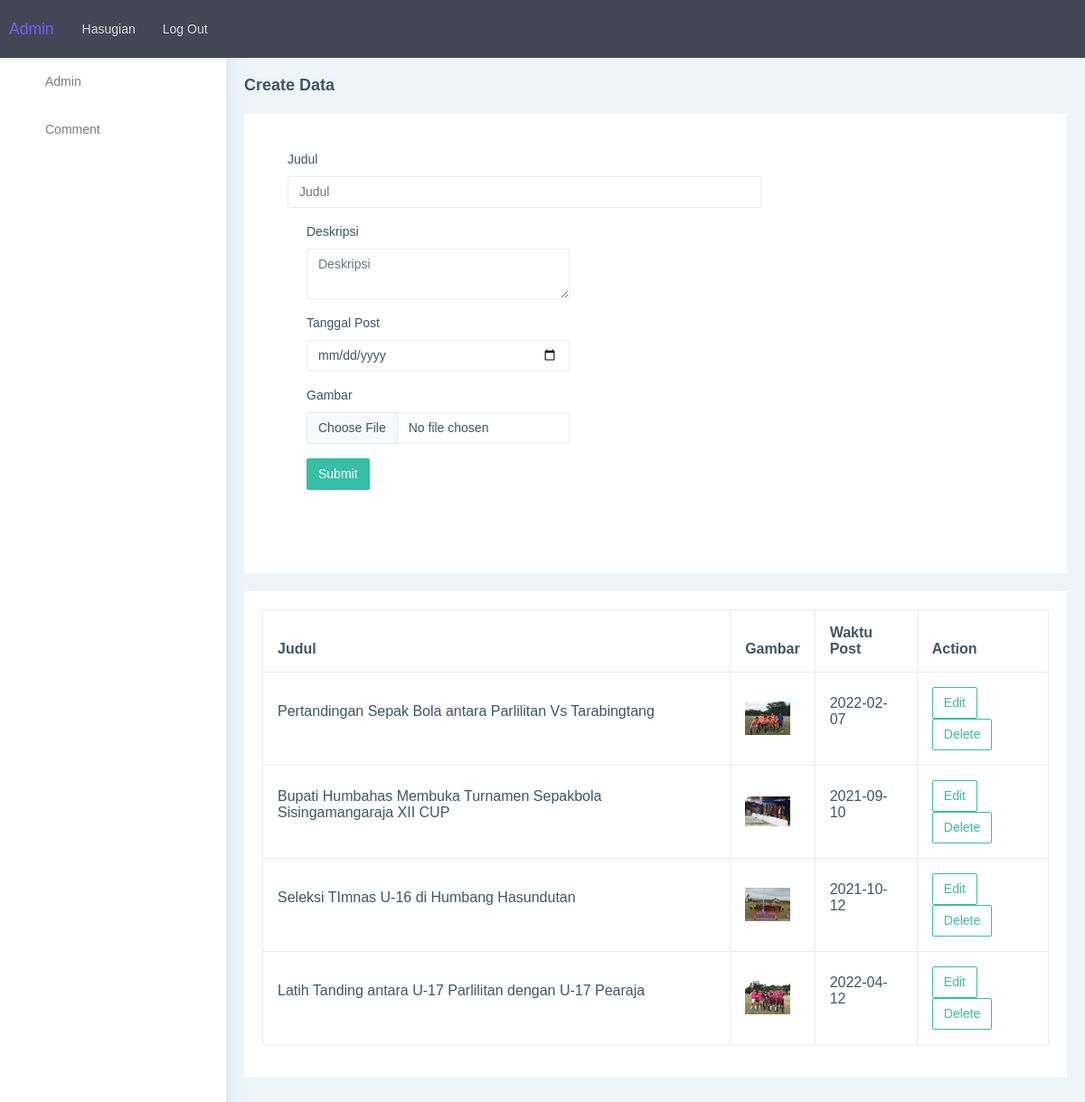
The page /admin/index.php (signed in) on the database its author committed.
### tables this page shows
CREATE TABLE `news` (
  `id` int(255) NOT NULL,
  `judul_berita` varchar(255) NOT NULL,
  `tanggal` varchar(255) NOT NULL DEFAULT current_timestamp(),
  `description` varchar(255) NOT NULL,
  `image` varchar(255) NOT NULL
);

### admin/index.php (the view, shortened to what this page needs)
<?php
include '../db/connection.php';
$berita = mysqli_query($connection,"SELECT * FROM news");
$admins = mysqli_query($connection,"SELECT * FROM admin");
$admin = mysqli_fetch_assoc($admins);
?>
<html lang="en">
<head>
    <link href="../assets2/css/style.min.css" rel="stylesheet">
</head>
<body>
    <div id="main-wrapper" data-layout="vertical" data-navbarbg="skin5" data-sidebartype="full"
        data-sidebar-position="absolute" data-header-position="absolute" data-boxed-layout="full">
        <header class="topbar" data-navbarbg="skin5">
            <nav class="navbar top-navbar navbar-expand-md navbar-dark">
            <div class="container">
                <a class="navbar-brand" href="#"><span class="text-primary">Admin</span></a>
                <div class="collapse navbar-collapse" id="navbarSupport">
                <ul class="navbar-nav ml-auto">
                    <li class="nav-item">
                    <span class="nav-link"><?= $admin['nama']?></span>
                    </li>
                    <li class="nav-item">
                    <a class="nav-link" href="logout.php">Log Out</a>
                    </li>
                </ul>
                </div>
            </div>
            </nav>
        </header>
        <aside class="left-sidebar" data-sidebarbg="skin6">
            <div class="scroll-sidebar">
                <nav class="sidebar-nav">
                    <ul id="sidebarnav">
                        <li class="sidebar-item">
                            <a class="sidebar-link waves-effect waves-dark sidebar-link"
                                href="./index.php" aria-expanded="false">
                                <i class="mdi mdi-view-dashboard"></i><span class="hide-menu">Admin</span></a></li>
                        <li class="sidebar-item">
                            <a class="sidebar-link waves-effect waves-dark sidebar-link"
                                href="./message.php" aria-expanded="false">
                                <i class="mdi mdi-account-network"></i><span class="hide-menu">Comment</span></a>
                        </li>
                    </ul>
                </nav>
            </div>
        </aside>
        <div class="page-wrapper">
            <div class="page-breadcrumb">
                <div class="row align-items-center">
                    <div class="col-5">
                        <h4 class="page-title">Create Data</h4>
                    </div>
                </div>
            </div>
            <div class="container-fluid">
                <div class="row">
                    <div class="col-12">
                        <div class="card">
                            <div class="card-body">
                             <div class="col-lg-8 col-xlg-9 col-md-7">
                        <div class="card">
                            <div class="card-body">
                                <form class="form-horizontal form-material mx-2" action="./commands/add_visit.php" method="POST" enctype="multipart/form-data">
                                    <div class="form-group">
                                        <label class="col-md-12">Judul</label>
                                        <div class="col-md-12">
                                            <input name="judul_berita" type="text" placeholder="Judul"
                                                class="form-control form-control-line">
                                        </div>
                                    </div>
                                    <div class="form-check form-check-inline">
                                    <div class="form-group">
                                        <label class="col-md-12">Deskripsi</label>
                                        <div class="col-md-12">
                                            <textarea name="description" type="text" placeholder="Deskripsi"
                                                class="form-control form-control-area" aria-label="With textarea"></textarea>
                                        </div>
                                    </div>
                                    <div class="form-group">
                                        <label class="col-md-12">Tanggal Post</label>
                                        <div class="col-md-12">
                                            <input name="tanggal" type="date" placeholder="Tanggal Post"
                                                class="form-control form-control-line">
                                        </div>
                                    </div>
                                    <div class="form-group">
                                        <label for="formfile" class="col-md-12">Gambar </label>
                                        <div class="form-label col-md-12">
                                            <div class="mb-3">
                                                  <input name="image" class="form-control" type="file" id="formFile">
                                                </div>
                                        </div>
                                    </div>
                                    <div class="form-group">
                                        <div class="col-sm-12">
                                            <button name="submit" class="btn btn-success text-white">Submit</button>
                                        </div>
                                    </div>
                                </form>
                            </div>
                        </div>
                    </div>
                            </div>
                        </div>
                    </div>
                </div>
            </div>
            <div class="col-lg-12 col-md-7">
                    <div class="card">
                    <div class="card-body">
                    <div class="row">
                        <div class="col-md-12">
                            <div class="table-responsive">
                                <table class="table table-bordered">
                                    <thead class="thead-dark">
                                        <tr>
                                            <th>Judul</th>
                                            <th>Gambar</th>
                                            <th>Waktu Post</th>
                                            <th>Action</th>
                                        </tr>
                                    </thead>
                                    <tbody class="align-middle">
                                    <?php while($new = mysqli_fetch_assoc($berita)) :?>
                                        <tr>
                                            <td>
                                                <p><?= $new['judul_berita']?></p>
                                            </td>
                                            <td><img src="../public/picture/<?= $new['image'] ?>"
                                             width="50" /></td>
                                             <td>
                                                <p><?= $new['tanggal']?></p>
                                            </td>
                                            <td>
                                            <a href="./commands/edit.php?id=<?= $new['id'] ?>" class="btn btn-outline-success">Edit</a>
                                            <a href="./commands/delete.php?id=<?= $new['id']?>"class="btn btn-outline-success">Delete</a>
                                            </td>
                                        </tr>
                                    <?php endwhile; ?>
                                    </tbody>
                                </table>
                             </div>
                             </div>
                            </div>
                            </div>
                        </div>
                    </div>
        </div>
    </div>
</body>
</html>

### rows shown on the page
news: judul_berita "Pertandingan Sepak Bola antara Parlilitan Vs Tarabingtang", image (picture), tanggal "2022-02-07"
news: judul_berita "Bupati Humbahas Membuka Turnamen Sepakbola Sisingamangaraja XII CUP", image (picture), tanggal "2021-09-10"
news: judul_berita "Seleksi TImnas U-16 di Humbang Hasundutan", image (picture), tanggal "2021-10-12"
news: judul_berita "Latih Tanding antara U-17 Parlilitan dengan U-17 Pearaja", image (picture), tanggal "2022-04-12"

### other values the page prints
$admin['nama'] "Hasugian"
